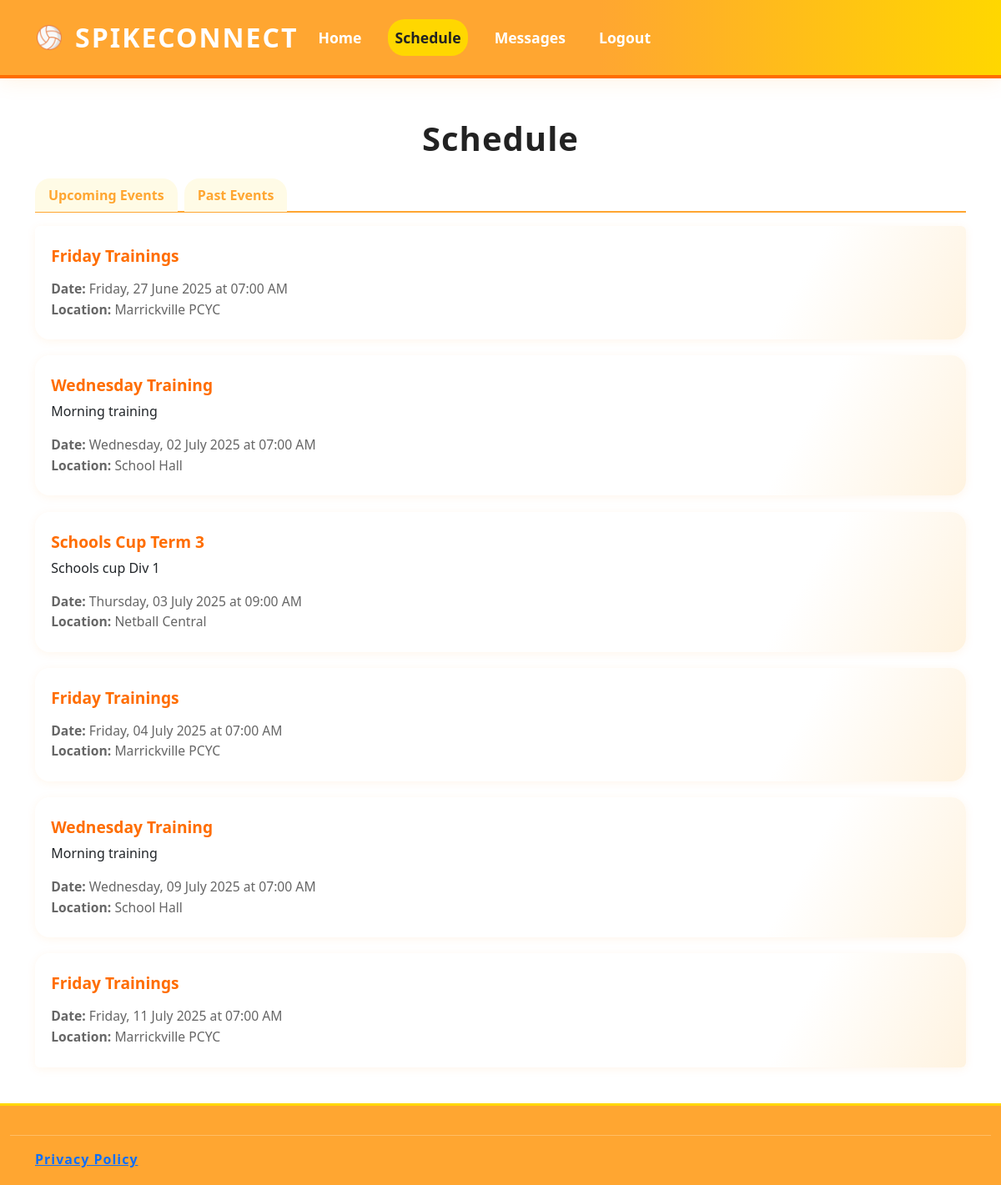
Screenshot of /team/1/events with the database file from the repository.
### tables this page shows
CREATE TABLE team_events (
    id INTEGER PRIMARY KEY AUTOINCREMENT,
    team_id INTEGER NOT NULL,
    title TEXT NOT NULL,
    description TEXT,
    event_date DATETIME NOT NULL,
    location TEXT,
    created_at DATETIME DEFAULT CURRENT_TIMESTAMP,
    FOREIGN KEY (team_id) REFERENCES volleyball_teams(id)
);

### main.py (the view)
@app.route('/team/<int:team_id>/events', methods=['GET', 'POST'])
def team_events(team_id):
    lock = acquire_session_lock()
    with lock:
        return teamHandler.handle_team_events(team_id)

### databaseManagement.py (called while the page is built)
def get_team_by_id(team_id):
    conn = sql.connect(db_path)
    cur = conn.cursor()
    cur.execute("SELECT id, name, description, created_at, profile_pic FROM volleyball_teams WHERE id = ?", (team_id,))
    row = cur.fetchone()
    conn.close()
    if row:
        return {
            "id": row[0],
            "name": row[1],
            "description": row[2],
            "created_at": row[3],
            "profile_pic": row[4]
        }
    return None

def get_team_members(team_id):
    conn = sql.connect(db_path)
    cur = conn.cursor()
    cur.execute("""
        SELECT user.id, user.username
        FROM secure_users_9f AS user
        JOIN user_teams AS user_team ON user.id = user_team.user_id
        WHERE user_team.team_id = ? AND user.role != 'Coach'
    """, (team_id,))
    members = cur.fetchall()
    conn.close()
    return members

def get_upcoming_team_events(team_id):
    conn = sql.connect(db_path)
    cur = conn.cursor()
    now = datetime.now().strftime("%Y-%m-%dT%H:%M")
    cur.execute(
        "SELECT id, title, description, event_date, location FROM team_events WHERE team_id = ? AND event_date >= ? ORDER BY event_date ASC",
        (team_id, now)
    )
    events = []
    for row in cur.fetchall():
        try:
            event_date = datetime.strptime(row[3], "%Y-%m-%dT%H:%M")
            formatted_date = event_date.strftime("%A, %d %B %Y at %I:%M %p")
        except Exception:
            formatted_date = row[3]
        events.append({
            "id": row[0],
            "title": row[1],
            "description": row[2],
            "event_date": formatted_date,
            "location": row[4]
        })
    conn.close()
    return events

def get_event_attendance_counts(event_id):
    conn = sql.connect(db_path)
    cur = conn.cursor()
    cur.execute("""
        SELECT status, COUNT(*) FROM event_attendance
        WHERE event_id = ?
        GROUP BY status
    """, (event_id,))
    counts = {row[0]: row[1] for row in cur.fetchall()}
    conn.close()
    return {
        'attending': counts.get('attending', 0),
        'not_attending': counts.get('not_attending', 0)
    }

def get_event_responses(event_id):
    conn = sql.connect(db_path)
    cur = conn.cursor()
    cur.execute("SELECT user_id, status FROM event_attendance WHERE event_id = ?", (event_id,))
    responses = cur.fetchall()
    conn.close()
    return responses

### main.py (called while the page is built)
@app.teardown_request
def teardown_request(exception=None):
    return cleanup_session_lock(exception)

### templates/teamEvents.html (shortened to what this page needs)
{% extends 'layout.html' %} {% block content %}
<div class="container">
  <div class="row">
    <h1 class="mt-5">Schedule</h1>
  </div>
  <ul class="nav nav-tabs mb-3" id="eventTabs" role="tablist">
    <li class="nav-item-black" role="presentation">
      <button
        class="nav-link active"
        id="upcoming-tab"
        data-bs-toggle="tab"
        data-bs-target="#upcoming"
        type="button"
        role="tab"
        aria-controls="upcoming"
        aria-selected="true"
      >
        Upcoming Events
      </button>
    </li>
    <li class="nav-item-black" role="presentation">
      <button
        class="nav-link"
        id="past-tab"
        data-bs-toggle="tab"
        data-bs-target="#past"
        type="button"
        role="tab"
        aria-controls="past"
        aria-selected="false"
      >
        Past Events
      </button>
    </li>
  </ul>
  <div class="tab-content" id="eventTabsContent">
    <div
      class="tab-pane fade show active"
      id="upcoming"
      role="tabpanel"
      aria-labelledby="upcoming-tab"
    >
      {% if upcoming_events %}
      <ul class="list-group mb-4">
        {% for event in upcoming_events %}
        <li class="list-group-item">
          <h5>{{ event.title }}</h5>
          <p>{{ event.description }}</p>
          <small>
            <strong>Date:</strong> {{ event.event_date }}<br />
            <strong>Location:</strong> {{ event.location }}
          </small>
        </li>
        {% endfor %}
      </ul>
      {% else %}
      <p>No upcoming events scheduled for this team.</p>
      {% endif %}
    </div>
  </div>
</div>
{% endblock %}

### templates/layout.html (shortened to what this page needs)
<!DOCTYPE html>
<html lang="en">
  <head>
    <link
      rel="stylesheet"
      href="{{ url_for('static', filename='css/bootstrap.min.css') }}"
    />
    <link
      rel="stylesheet"
      href="{{ url_for('static', filename='css/style.css') }}"
    />
  </head>
  <body>
    {% if request.endpoint != 'two_factor' %} {% include 'partials/menu.html' %}
    {% endif %} {% block content %} {% endblock %} {%include
    "partials/footer.html" %}
  </body>
</html>

### templates/partials/menu.html (shortened to what this page needs)
<nav class="navbar navbar-expand-lg bg-body-tertiary">
  <div class="container-fluid">
    <a class="navbar-brand" href="{{ url_for('index') }}">
      <img
        src="{{ url_for('static', filename='icons/icon-512x512.png') }}"
        width="30"
        height="30"
        class="d-inline-block align-top"
        alt=""
      />
      SpikeConnect</a
    >
    <div class="collapse navbar-collapse" id="navbarSupportedContent">
      <ul class="navbar-nav me-auto mb-2 mb-lg-0">
        {% if team_nav %}
        <li class="nav-item">
          <a class="nav-link" href="{{ url_for('index') }}">Home</a>
        </li>
        <li class="nav-item">
          <a
            class="nav-link"
            href="{{ url_for('team_events', team_id=team.id) }}"
            >Schedule</a
          >
        </li>
        <li class="nav-item">
          <a
            class="nav-link"
            href="{{ url_for('team_messages', team_id=team.id) }}"
            >Messages</a
          >
        </li>
        <li class="nav-item">
          <a class="nav-link" href="{{ url_for('logout') }}">Logout</a>
        </li>
        {% endif %}
      </ul>
    </div>
  </div>
</nav>

### templates/partials/footer.html
<footer>
  <div class="container-fluid">
    <hr />
  </div>
  <div class="container">
    <div class="row">
      <a href="{{ url_for('privacy') }}">Privacy Policy</a>
    </div>
  </div>
</footer>

### static/css/style.css (style rules this page uses)
* { margin: 0; padding: 0; box-sizing: border-box; }
:root { --spike-orange: #ffa631; --spike-gold: #ffd700; --spike-white: #fff; --spike-gray: #f5f5f5; --spike-dark: #222; --spike-accent: #ff6d00; --spike-shadow: 0 4px 24px rgba(255, 145, 0, 0.1); }
html, body { height: 100%; margin: 0; padding: 0; }
body { min-height: 100vh; display: flex; flex-direction: column; }
h1 { text-align: center; color: var(--spike-dark); font-weight: 800; font-size: 2.5rem; letter-spacing: 1px; margin-bottom: 0.5rem; }
.navbar { background: linear-gradient( 90deg, var(--spike-orange) 60%, var(--spike-gold) 100% ); box-shadow: var(--spike-shadow); padding: 1rem 2rem; display: flex; align-items: center; border-bottom: 4px solid var(--spike-accent); }
.navbar-brand { font-size: 2rem; font-weight: 900; color: var(--spike-white); letter-spacing: 2px; text-transform: uppercase; display: flex; align-items: center; gap: 0.5em; }
.navbar-nav { display: flex; gap: 1.5rem; margin-left: 0; }
.nav-item .nav-link { color: var(--spike-white); font-weight: 600; font-size: 1.1rem; border-radius: 20px; padding: 0.5em 1.2em; transition: background 0.2s, color 0.2s; }
.nav-item-black { color: #140101; font-size: 1rem; font-weight: 500; text-transform: capitalize; }
.nav-item .nav-link:hover, .nav-item .nav-link.active { background: var(--spike-gold); color: var(--spike-dark); }
footer { padding: 1.2rem 0; margin-top: auto; background: var(--spike-orange); color: var(--spike-white); text-align: left; font-weight: 600; letter-spacing: 1px; border-top: 3px solid var(--spike-gold); }
.nav-tabs { border-bottom: 2px solid var(--spike-orange); margin-bottom: 2rem; }
.nav-tabs .nav-link { color: var(--spike-orange); font-weight: 700; border: none; border-radius: 18px 18px 0 0; background: #fffbe6; margin-right: 0.5rem; transition: background 0.18s, color 0.18s; }
.list-group-item { border: none; border-radius: 18px; margin-bottom: 1.2rem; background: linear-gradient(120deg, var(--spike-white) 80%, #fff3e0 100%); box-shadow: 0 2px 12px rgba(255, 145, 0, 0.08); padding: 1.5rem 1.2rem; transition: box-shadow 0.18s; }
.list-group-item h5 { color: var(--spike-accent); font-weight: 800; font-size: 1.2rem; margin-bottom: 0.5rem; }
.list-group-item small { color: #666; font-size: 0.98rem; }

### rows the page displays
team_events: title "Friday Trainings", event_date "Friday, 27 June 2025 at 07:00 AM", location "Marrickville PCYC"
team_events: title "Wednesday Training", description "Morning training", event_date "Wednesday, 02 July 2025 at 07:00 AM", location "School Hall"
team_events: title "Schools Cup Term 3", description "Schools cup Div 1", event_date "Thursday, 03 July 2025 at 09:00 AM", location "Netball Central"
team_events: title "Friday Trainings", event_date "Friday, 04 July 2025 at 07:00 AM", location "Marrickville PCYC"
team_events: title "Wednesday Training", description "Morning training", event_date "Wednesday, 09 July 2025 at 07:00 AM", location "School Hall"
team_events: title "Friday Trainings", event_date "Friday, 11 July 2025 at 07:00 AM", location "Marrickville PCYC"
